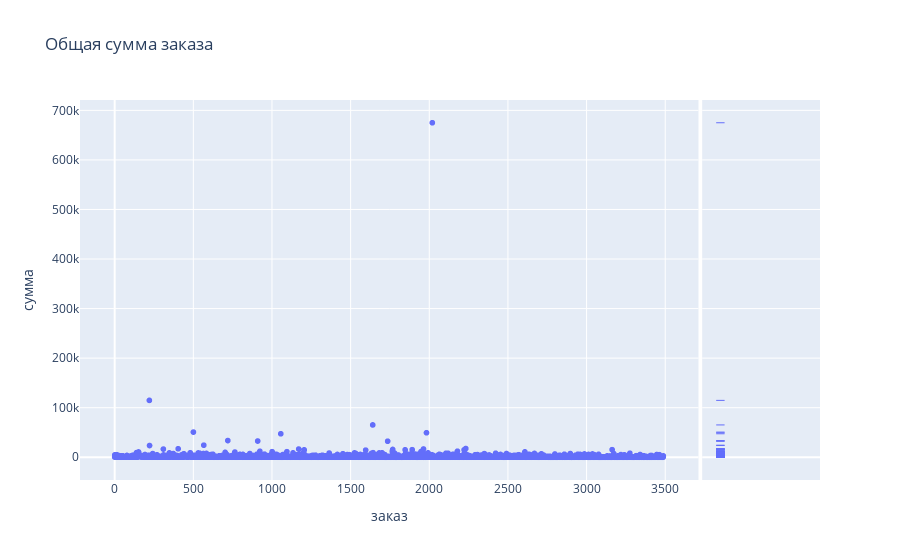

The notebook cell saved with this chart:
### Markdown cell above
смотрим сумму заказов

### Code cell
fig = px.scatter(info_chek,
                 y='total_coast',
                 labels={'total_coast': 'сумма',
                         'index': 'заказ'},
                 marginal_y='rug',
                 title='Общая сумма заказа')
iplot(fig)

### Figure 1 — Plotly figure (JSON) as saved in the notebook; plotly's stock layout.template omitted (floating-point values rounded to 4 significant figures; data arrays with more than 128 entries replaced by an {"elided": "..."} marker saying what was removed)
{"data": [{"hovertemplate": "заказ=%{x}<br>сумма=%{y}<extra></extra>", "legendgroup": "", "marker": {"color": "#636efa", "symbol": "circle"}, "mode": "markers", "name": "", "showlegend": false, "type": "scattergl", "x": {"elided": "3492 int values"}, "xaxis": "x", "y": {"elided": "3492 float values"}, "yaxis": "y"}, {"alignmentgroup": "True", "boxpoints": "all", "fillcolor": "rgba(255,255,255,0)", "hoveron": "points", "hovertemplate": "сумма=%{y}<extra></extra>", "jitter": 0, "legendgroup": "", "line": {"color": "rgba(255,255,255,0)"}, "marker": {"color": "#636efa", "symbol": "line-ew-open"}, "name": "", "offsetgroup": "", "showlegend": false, "type": "box", "xaxis": "x2", "y": {"elided": "3492 float values"}, "yaxis": "y2"}], "layout": {"legend": {"tracegroupgap": 0}, "title": {"text": "Общая сумма заказа"}, "xaxis": {"anchor": "y", "domain": [0, 0.8358], "title": {"text": "заказ"}}, "xaxis2": {"anchor": "y2", "domain": [0.8408, 1], "matches": "x2", "showgrid": false, "showline": false, "showticklabels": false, "ticks": ""}, "yaxis": {"anchor": "x", "domain": [0, 1], "title": {"text": "сумма"}}, "yaxis2": {"anchor": "x2", "domain": [0, 1], "matches": "y", "showgrid": true, "showticklabels": false}}}
